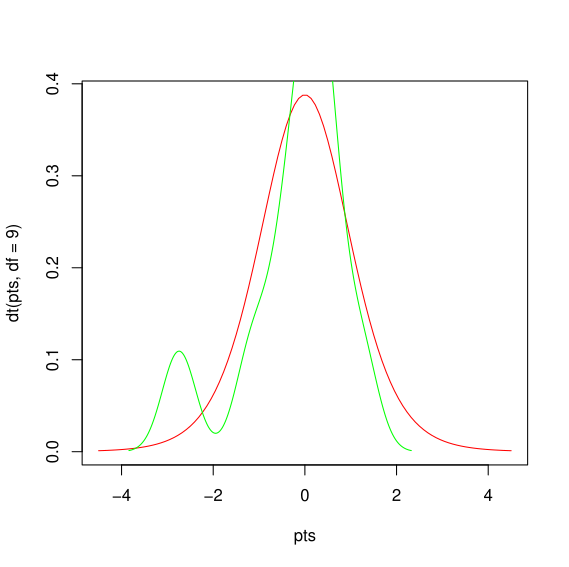

Write R code to recreate this figure.
#Author:Kemauri Shyne Joseph Date: 10/21/2025 Purpose:Calculate T-test

#Create some dummy dataset for 2 variables

x = rnorm(10)
y = rnorm(10)

#Create density plot
 
pts = seq(-4.5,4.5,length=100)
plot(pts,dt(pts,df=9),col='red',type='l')
lines(density(x), col='green')
lines(density(y), col='blue')

#Calculate T-test

ttest = t.test(x,y)

#print value

ttest

#Output

   Welch Two Sample t-test

data:  x and y
t = -0.70852, df = 16.981, p-value = 0.4882
alternative hypothesis: true difference in means is not equal to 0
95 percent confidence interval:
 -1.2470966  0.6201046
sample estimates:
 mean of x  mean of y 
-0.1924931  0.1210030 
